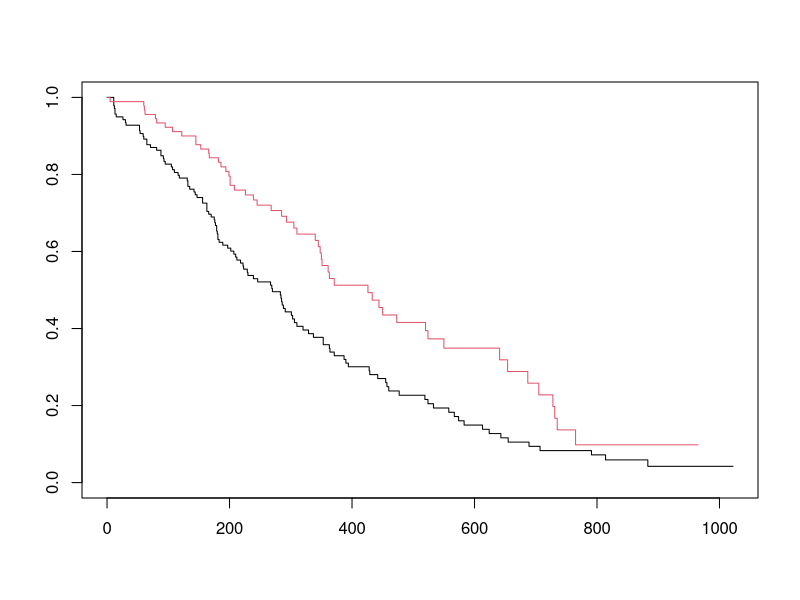
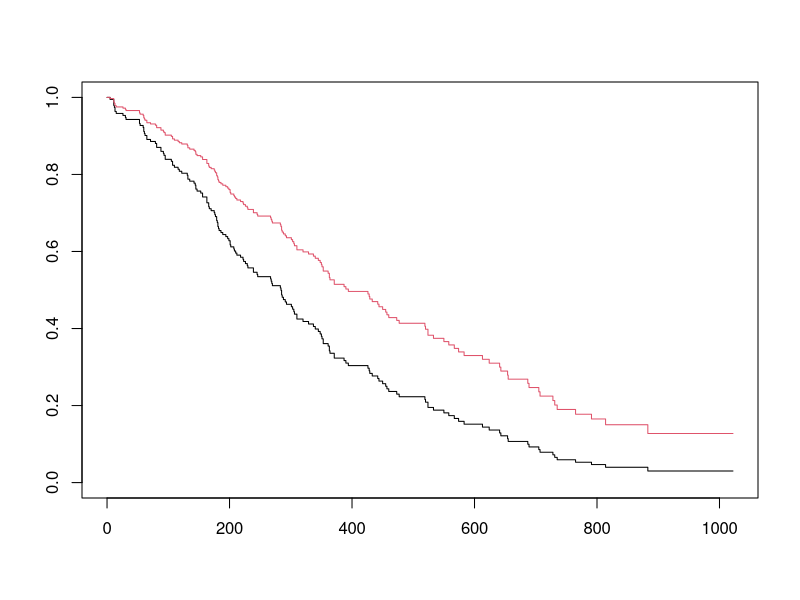
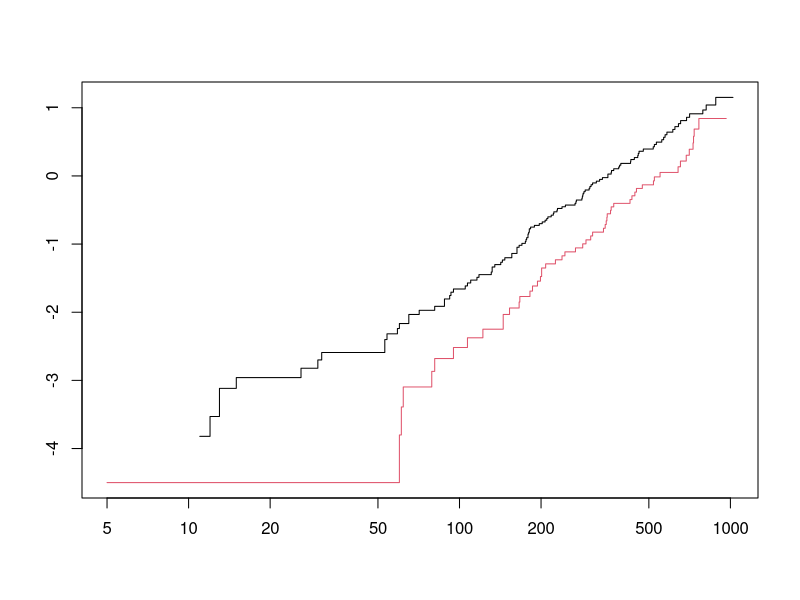
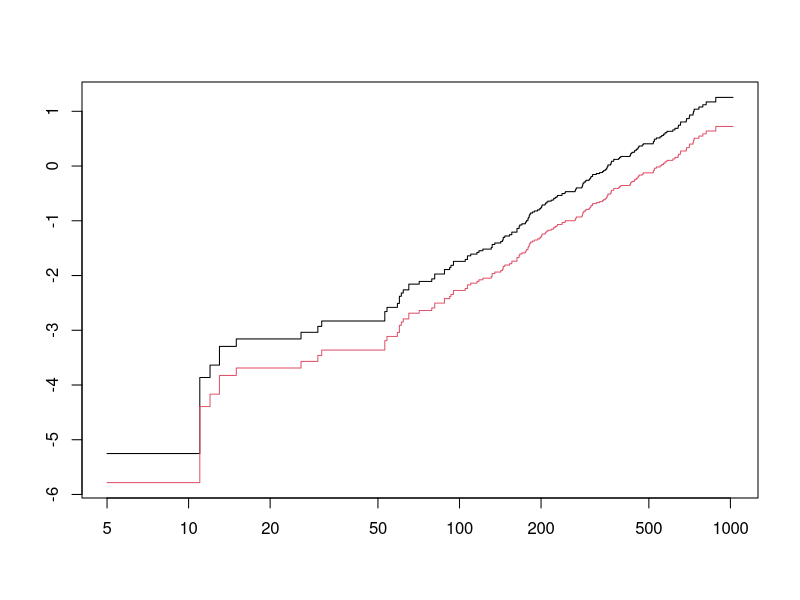

These figures' R source, in order:
## ---- chunk 1
library(survival)

dat <- lung
dat$sex <- factor(dat$sex)
## ---- chunk 2
pred.NA <- survfit(Surv(time, status) ~ sex, data = dat, type = "fh")
plot(pred.NA, col = 1:2)
## ---- chunk 3
fit.cph <- coxph(Surv(time, status) ~ sex, data = dat)

pred.cph <- survfit(fit.cph, newdata = data.frame(sex = factor(1:2)),
                    type = "aalen")

plot(pred.cph, col = 1:2)
## ---- chunk 4
plot(pred.NA, fun = "cloglog", col = 1:2)
## ---- chunk 5
plot(pred.cph, fun = "cloglog", col = 1:2)
